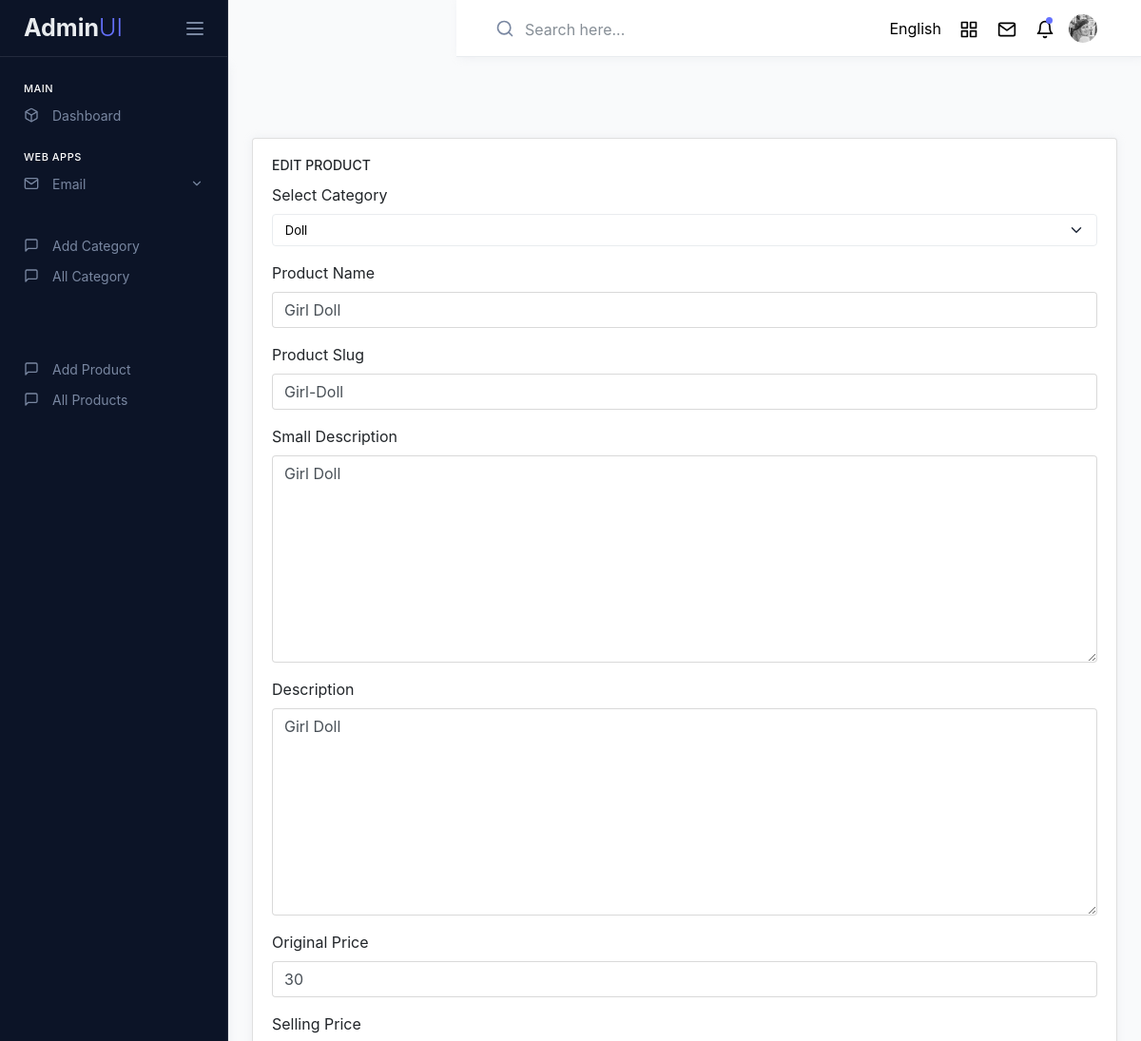
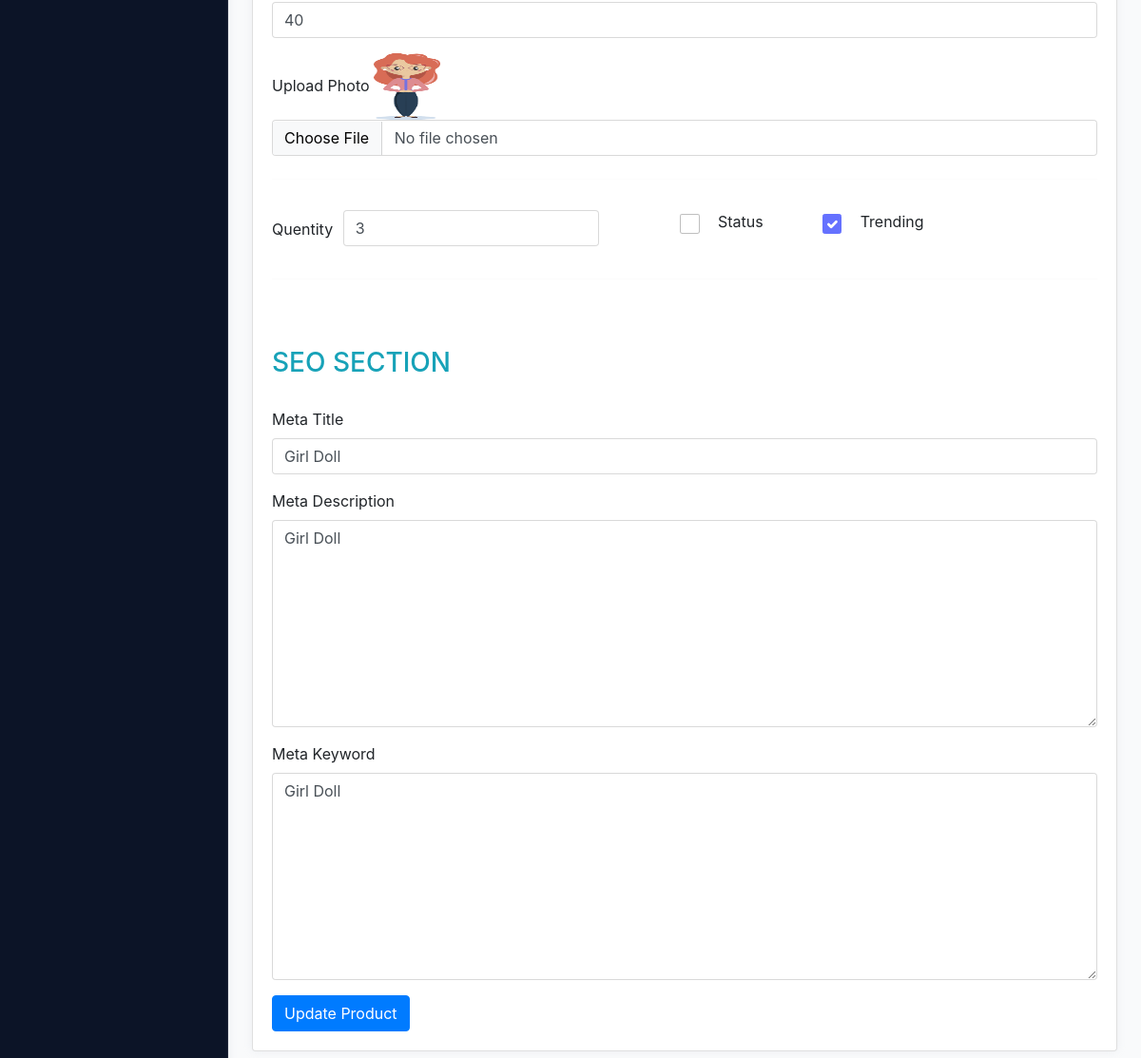
The page /admin/edit_product.php?id=8 (signed in) on the database its author committed (2 pictures, top to bottom).
### tables this page shows
CREATE TABLE `products` (
  `id` int(11) NOT NULL,
  `category_id` int(11) NOT NULL,
  `name` varchar(191) NOT NULL,
  `slug` varchar(191) NOT NULL,
  `small_description` mediumtext NOT NULL,
  `description` mediumtext NOT NULL,
  `original_price` int(11) NOT NULL,
  `selling_price` int(11) NOT NULL,
  `image` varchar(191) NOT NULL,
  `qty` int(11) NOT NULL,
  `status` tinyint(4) NOT NULL DEFAULT 0,
  `trending` tinyint(4) NOT NULL DEFAULT 0,
  `meta_title` varchar(255) NOT NULL,
  `meta_description` mediumtext NOT NULL,
  `meta_keywords` mediumtext NOT NULL,
  `created_at` timestamp NOT NULL DEFAULT current_timestamp()
);

CREATE TABLE `categories` (
  `id` int(11) NOT NULL,
  `name` varchar(191) NOT NULL,
  `slug` varchar(191) NOT NULL,
  `description` mediumtext DEFAULT NULL,
  `status` tinyint(4) NOT NULL DEFAULT 0,
  `popular` tinyint(4) NOT NULL DEFAULT 0,
  `image` varchar(191) NOT NULL,
  `meta_title` varchar(191) NOT NULL,
  `meta_description` mediumtext NOT NULL,
  `meta_keywords` mediumtext DEFAULT NULL,
  `created_at` timestamp NOT NULL DEFAULT current_timestamp()
);

### functions/myfunctions.php (called while the page is built, shortened)
<?php
include("../config/dbconn.php");
function getAll($table)
{
    global $conn;
    $query = "SELECT * FROM $table";
    return $query_run = mysqli_query($conn, $query);
}
function getById($table, $id)
{
    global $conn;
    $query = "SELECT * FROM $table WHERE id = '$id'";
    return $query_run = mysqli_query($conn, $query);
}

### admin/edit_product.php (the view, shortened to what this page needs)
<?php
include 'includes/header.php';
include 'includes/sidebar.php';
?>
<div class="page-wrapper">
    <?php
    include 'includes/navbar.php';
    ?>
    <div class="page-content">
        <div class="containers">
            <div class="row">
                <div class="col-md-12 grid-margin stretch-card">
                    <div class="card">
                        <div class="card-body">
                            <h6 class="card-title">Edit Product</h6>
                            <?php
                            if (isset($_GET['id'])) {
                                $id = $_GET['id'];
                                $product = getById("products", $id);
                                if (mysqli_num_rows($product) > 0) {
                                    $data = mysqli_fetch_array($product);
                            ?>
                                    <form action="code.php" method="POST" enctype="multipart/form-data">
                                        <div class="mb-3">
                                            <label for="name" class="form-label">Select Category</label>
                                            <select name="category_id" class="form-select form-select-sm">
                                                <?php
                                                $categories = getAll("categories");
                                                if (mysqli_num_rows($categories) > 0) {
                                                    foreach ($categories as $item) {
                                                ?>
                                                        <option value="<?= $item['id']; ?>" <?= $data['category_id'] == $item['id'] ? 'selected':''  ?> ><?= $item['name']; ?></option>
                                                <?php
                                                    }
                                                } else {
                                                    echo "No Category available";
                                                }
                                                ?>
                                            </select>
                                        </div>
                                        <div class="mb-3">
                                            <label for="name" class="form-label">Product Name</label>
                                            <input type="text" class="form-control" id="name" name="name" autocomplete="off" value="<?= $data['name'] ?>">
                                        </div>
                                        <div class="mb-3">
                                            <label for="slug" class="form-label">Product Slug</label>
                                            <input type="text" class="form-control" id="slug" name="slug" autocomplete="off" value="<?= $data['slug'] ?>">
                                        </div>
                                        <div class="mb-3">
                                            <label for="small_description" class="form-label">Small Description</label>
                                            <textarea name="small_description" id="small_description" cols="30" rows="10" class="form-control"><?= $data['small_description'] ?></textarea>
                                        </div>
                                        <div class="mb-3">
                                            <label for="description" class="form-label">Description</label>
                                            <textarea name="description" id="description" cols="30" rows="10" class="form-control"><?= $data['description'] ?></textarea>
                                        </div>
                                        <div class="mb-3">
                                            <label for="original_price" class="form-label">Original Price</label>
                                            <input type="text" class="form-control" id="original_price" name="original_price" autocomplete="off" value="<?= $data['original_price'] ?>">
                                        </div>
                                        <div class="mb-3">
                                            <label for="selling_price" class="form-label">Selling Price</label>
                                            <input type="text" class="form-control" id="selling_price" name="selling_price" autocomplete="off" value="<?= $data['selling_price'] ?>">
                                        </div>
                                        <div class="mb-3">
                                            <label for="image" class="form-label">Upload Photo</label>
                                            <img src="../uploads/<?= $data['image'] ?>" alt="product" style="width: 70px; height: 70px;">
                                            <input type="file" class="form-control" id="image" name="image" autocomplete="off">
                                        </div>
                                        <hr class="mt-4">
                                        <div class="row py-3">
                                            <div class="col-md-6">
                                                <div class="row">
                                                    <div class="col-md-2">
                                                        <label for="qty" class="pt-2">Quentity</label>
                                                    </div>
                                                    <div class="col-md-8">
                                                        <input type="number" name="qty" id="qty" class="form-control" value="<?= $data['qty'] ?>">
                                                    </div>
                                                </div>
                                            </div>
                                            <div class="col-md-2">
                                                <input type="checkbox" class="form-check-input" <?= $data['status'] ? "checked" : "" ?> name="status" id="status">
                                                <label class="form-check-label" for="status">
                                                    Status
                                                </label>
                                            </div>
                                            <div class="col-md-2">
                                                <input type="checkbox" class="form-check-input" <?= $data['trending'] ? "checked" : "" ?> name="trending" id="trending">
                                                <label class="form-check-label" for="trending">
                                                    Trending
                                                </label>
                                            </div>
                                        </div>
                                        <hr class="mb-4">
                                        <br><br>
                                        <h3 class="text-info">SEO SECTION</h3>
                                        <br>
                                        <div class="mb-3">
                                            <label for="meta_title" class="form-label">Meta Title</label>
                                            <input type="text" class="form-control" id="meta_title" name="meta_title" autocomplete="off" value="<?= $data['meta_title'] ?>">
                                        </div>
                                        <div class="mb-3">
                                            <label for="meta_description" class="form-label">Meta Description</label>
                                            <textarea name="meta_description" class="form-control" id="meta_description" cols="30" rows="10"><?= $data['meta_description'] ?></textarea>
                                        </div>
                                        <div class="mb-3">
                                            <label for="meta_keywords" class="form-label">Meta Keyword</label>
                                            <textarea name="meta_keywords" class="form-control" id="meta_keywords" cols="30" rows="10" placeholder="Meta Keywords"><?= $data['meta_keywords'] ?></textarea>
                                        </div>
                                        <button type="submit" name="product_edit_btn" class="btn btn-primary me-2">Update Product</button>
                                    </form>
                            <?php
                                } else {
                                    echo "Product Not Found For Given ID!";
                                }
                            } else {
                                echo "ID MISSING FROM URL!";
                            }
                            ?>
                        </div>
                    </div>
                </div>
            </div>
        </div>
    </div>
        <?php
        include 'includes/footer.php';
        ?>

### rows shown on the page
products: category_id "Doll", name "Girl Doll", slug "Girl-Doll", small_description "Girl Doll", description "Girl Doll", original_price "30", selling_price "40", image (picture), qty "3", trending "☑", meta_title "Girl Doll", meta_description "Girl Doll", meta_keywords "Girl Doll"
